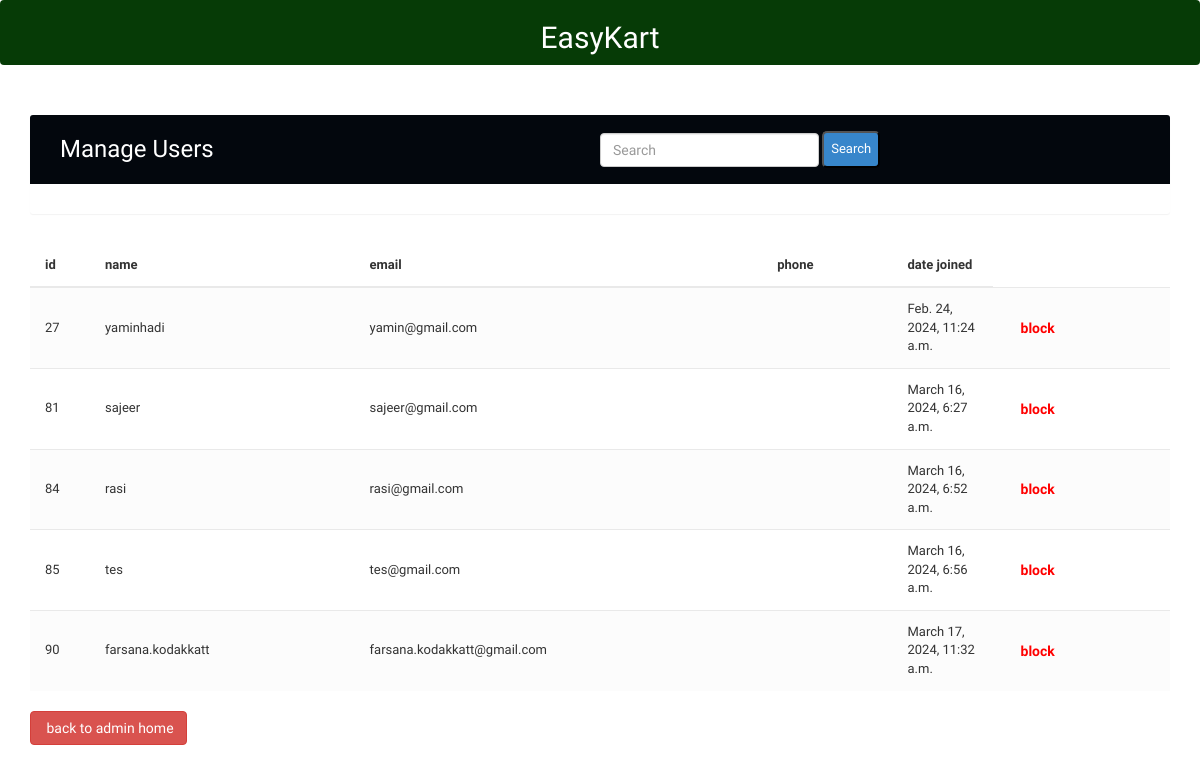
Page /adminoperations/usermanage/ (signed in) on the committed database.
### accounts/models.py (models this page shows, shortened)
class Account(AbstractBaseUser):
    first_name   = models.CharField(max_length=50)
    last_name    = models.CharField(max_length=50)
    username     = models.CharField(max_length=50, unique=True)
    email        = models.EmailField(max_length=100,unique=True)
    phone_number = models.CharField(max_length=50)
    otp_fld = models.CharField(max_length=10, blank=True, null=True)
    is_blocked = models.BooleanField(default=False)
    otp_secret = models.CharField(max_length=200,null=True)
    otp_created = models.DateTimeField(auto_now_add=True)
    otp_expiry_time = models.DateTimeField(blank=True, null=True)
    date_joined  = models.DateTimeField(auto_now_add=True)
    last_login   = models.DateTimeField(auto_now_add=True)
    is_admin     = models.BooleanField(default = False)
    is_staff     = models.BooleanField(default = False)
    is_active    = models.BooleanField(default = False)
    is_superadmin     = models.BooleanField(default = False)
    USERNAME_FIELD = 'email'
    REQUIRED_FIELDS = ['username','first_name','last_name']
    objects = MyAccountManager()

### adminoperations/views.py (the view)
# urls.py: path("usermanage/", views.user_manage, name="usermanage"),
def user_manage(request):
    if request.user.is_authenticated:
        user = Account.objects.filter(is_admin=False)
        context = {"user": user}
        return render(request, "admin/user_management.html", context)
    else:
        return render(request, "404.html", status=404)

### carts/context_processors.py (called while the page is built, shortened)
def counter(request):
    cart_count = 0
    if 'admin' in request.path:
        return {}
    return dict(cart_count=cart_count)

### category/context_processors.py (called while the page is built)
def menu_links(request):
    links = Category.objects.all()
    return dict(links=links)

### templates/admin/user_management.html (shortened to what this page needs)
<!DOCTYPE html>
<html lang="en">
<head>
<link rel="stylesheet" href="https://maxcdn.bootstrapcdn.com/font-awesome/4.7.0/css/font-awesome.min.css">
<link rel="stylesheet" href="https://maxcdn.bootstrapcdn.com/bootstrap/3.3.7/css/bootstrap.min.css">
  <body>
	 <nav class="custom-navbar navbar navbar navbar-expand-md navbar-dark bg-dark hai "  arial-label="Furni navigation bar">
                            <div class="container-fluid  text-center">
                                <h1 class="m-auto text1">EasyKart</h1>
							</div>
	 </nav>
    <div class="container">
        <div class="table-wrapper">
            <div class="table-title">
                <div class="row">
                    <div class="col-sm-6">
						<h2>Manage  Users</h2>
					</div>
					  <div class=" col-6">
				          <form class="form-inline col-6 my-2 my-lg-0" method='POST' action="/adminoperations/searchuser/">
							<input class="form-control mr-sm-2" type="search" placeholder="Search" name="query">
							<button class="butto1" type="submit">Search</button>
						  </form>
						</div>
					</div>
                </div>
            </div>
			<div class="table-container">
            <table class="table table-striped table-hover">
                <thead>
                    <tr><th>id</th>
                        <th>name</th>
						<th>email</th>
                        <th>phone</th>
                        <th>date joined</th>
                    </tr>
                </thead>
                <tbody>
                    {% for i in user %}
                    <tr>
                        <td>{{i.id}}</td>
                        <td>{{i.username}}</td>
						<td>{{i.email}}</td>
                        <td>{{i.phone}}</td>
						<td>{{i.date_joined}}</td>
						<td>
							{% if not i.is_blocked %}
                            <a href="/adminoperations/blockuser/{{i.id}}" class=" btn p"  data-toggle="modal">block</a>
							{% else %}
                            <a href="/adminoperations/unblockuser/{{i.id}}" class="btn o " data-toggle="modal">unblock</a>
                             {% endif %}
                        </td>
                    </tr>
					{% endfor %}
                </tbody>
            </table>
		</div>
			<a href="/adminoperations/adminhome/" class="btn btn-danger"> <span >back to admin home</span></a>
        </div>
  </body>
</html>

### templates/admin/user_management.html (style rules this page uses)
.p { color:red !important }
body { font-family: 'Varela Round', sans-serif; font-size: 13px; }
.table-wrapper { background: #fff; padding: 20px 25px; margin: 30px 0; border-radius: 3px; box-shadow: 0 1px 1px rgba(0,0,0,.05); }
.table-title { padding-bottom: 15px; background: #03070d; color: #fff; padding: 16px 30px; margin: -20px -25px 10px; border-radius: 3px 3px 0 0; }
.table-title h2 { margin: 5px 0 0; font-size: 24px; }
table.table tr th, table.table tr td { border-color: #e9e9e9; padding: 12px 15px; vertical-align: middle; }
table.table tr th:first-child { width: 60px; }
table.table tr th:last-child { width: 100px; }
table.table-striped tbody tr:nth-of-type(odd) { background-color: #fcfcfc; }
table.table td a { font-weight: bold; color: #566787; display: inline-block; text-decoration: none; outline: none !important; }
.hai { background-color: rgb(6, 59, 6)!important }
.text1 { color: white; font-size: 30px; }
.butto1 { background: rgb(55, 134, 203); border-radius: 5px; padding: 7px; }

### rows in the picture
Account: id "27", username "yaminhadi", email "yamin@gmail.com", date_joined "Feb. 24, 2024, 11:24 a.m."
Account: id "81", username "sajeer", email "sajeer@gmail.com", date_joined "March 16, 2024, 6:27 a.m."
Account: id "84", username "rasi", email "rasi@gmail.com", date_joined "March 16, 2024, 6:52 a.m."
Account: id "85", username "tes", email "tes@gmail.com", date_joined "March 16, 2024, 6:56 a.m."
Account: id "90", username "farsana.kodakkatt", email "farsana.kodakkatt@gmail.com", date_joined "March 17, 2024, 11:32 a.m."
